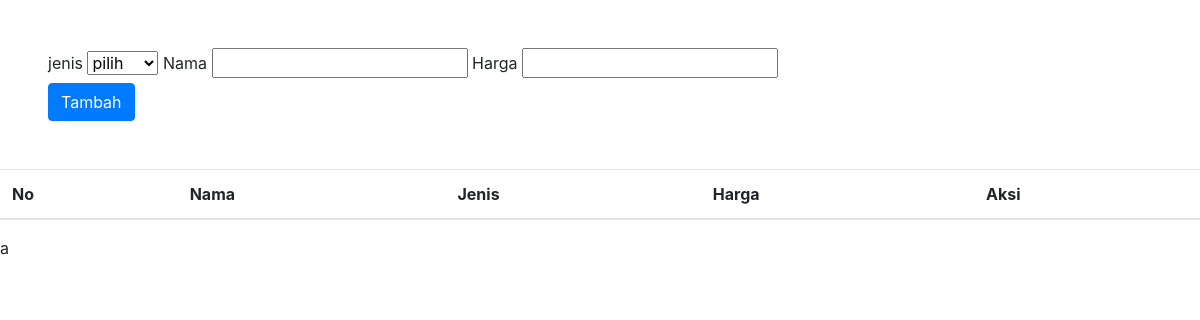
The page /minuman/ on the database as committed earlier.
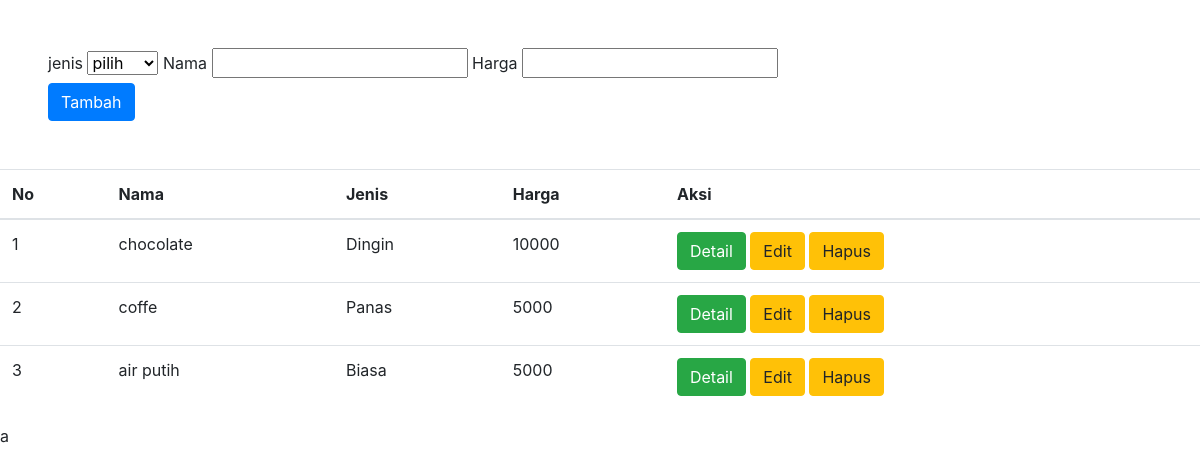
The same page on the database as committed later.
### task/models.py (models this page shows)
class minuman(models.Model):
    jenis = models.CharField(max_length=200)
    nama = CharField(max_length=200)
    harga = models.IntegerField()

### task/views.py (the view)
# urls.py: path('minuman/', views.minuman),
def minuman(request):
    if request.POST:
        input_jenis = request.POST["jenis"]
        input_nama = request.POST["nama"]
        input_harga = request.POST["harga"]
        models.minuman.objects.create(jenis = input_jenis, nama = input_nama, harga = input_harga)
    data = models.minuman.objects.all()
    return render(request, "minuman/index.html",{
        "data": data
    })

### task/templates/minuman/index.html (shortened to what this page needs)
{% extends "basis.html" %}
{% block content %}
<div class="p-5">
    <form action=""method="post">
        <label>jenis</label>
        <select class="from select" name="jenis">
            <option selected>pilih</option>
        </select>
        <label>Nama</label>
        <input type="text" name="nama" class="from-control">
        <label>Harga</label>
        <input type="number" name="harga" class="from-control"><br>
        <button type="submit" class="btn btn-primary">Tambah</button>
    </form>
    </div>
        <table class="table">
            <thead>
                <th>No</th>
                <th>Nama</th>
                <th>Jenis</th>
                <th>Harga</th>
                <th>Aksi</th>
            </thead>
            <tbody>
                {% for d in data %}
                <tr>
                    <td>{{forloop.counter}}</td>
                    <td>{{d.nama}}</td>
                    <td>{{d.jenis}}</td>
                    <td>{{d.harga}}</td>
                    <td>
                        <a href="" class="btn btn-success">Detail</a>
                        <a href="" class="btn btn-warning">Edit</a>
                        <a href="" class="btn btn-warning">Hapus</a>
                    </td>
                </tr>
                {% endfor %}
            </tbody>
        </table>
{% endblock %}

Rows that differ between the two databases and show on the page:
added minuman: nama "chocolate", jenis "Dingin", harga "10000"
added minuman: nama "coffe", jenis "Panas", harga "5000"
added minuman: nama "air putih", jenis "Biasa", harga "5000"
